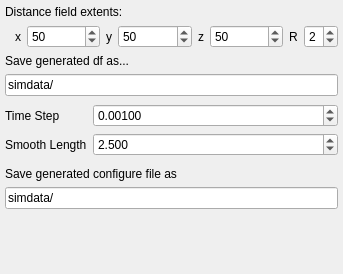
<?xml version="1.0" encoding="UTF-8"?>
<ui version="4.0">
 <class>SPHScnVarPage</class>
 <widget class="QWidget" name="SPHScnVarPage">
  <property name="geometry">
   <rect>
    <x>0</x>
    <y>0</y>
    <width>343</width>
    <height>274</height>
   </rect>
  </property>
  <property name="minimumSize">
   <size>
    <width>343</width>
    <height>274</height>
   </size>
  </property>
  <property name="windowTitle">
   <string>Form</string>
  </property>
  <layout class="QVBoxLayout" name="verticalLayout">
   <property name="margin">
    <number>5</number>
   </property>
   <item>
    <widget class="QStackedWidget" name="sw_funcpanel_">
     <property name="currentIndex">
      <number>0</number>
     </property>
     <widget class="QWidget" name="page_model_">
      <layout class="QGridLayout" name="gridLayout">
       <property name="leftMargin">
        <number>0</number>
       </property>
       <property name="topMargin">
        <number>0</number>
       </property>
       <property name="rightMargin">
        <number>0</number>
       </property>
       <property name="bottomMargin">
        <number>2</number>
       </property>
       <item row="0" column="0">
        <widget class="QLabel" name="label">
         <property name="text">
          <string>Distance field extents:</string>
         </property>
        </widget>
       </item>
       <item row="1" column="0">
        <layout class="QHBoxLayout" name="horizontalLayout">
         <property name="leftMargin">
          <number>10</number>
         </property>
         <item>
          <widget class="QLabel" name="label_3">
           <property name="text">
            <string>x</string>
           </property>
          </widget>
         </item>
         <item>
          <widget class="QSpinBox" name="sb_nbx_">
           <property name="sizePolicy">
            <sizepolicy hsizetype="MinimumExpanding" vsizetype="Fixed">
             <horstretch>0</horstretch>
             <verstretch>0</verstretch>
            </sizepolicy>
           </property>
           <property name="minimumSize">
            <size>
             <width>50</width>
             <height>0</height>
            </size>
           </property>
           <property name="minimum">
            <number>32</number>
           </property>
           <property name="maximum">
            <number>512</number>
           </property>
           <property name="singleStep">
            <number>8</number>
           </property>
           <property name="value">
            <number>50</number>
           </property>
          </widget>
         </item>
         <item>
          <widget class="QLabel" name="label_4">
           <property name="text">
            <string>y</string>
           </property>
          </widget>
         </item>
         <item>
          <widget class="QSpinBox" name="sb_nby_">
           <property name="sizePolicy">
            <sizepolicy hsizetype="MinimumExpanding" vsizetype="Fixed">
             <horstretch>0</horstretch>
             <verstretch>0</verstretch>
            </sizepolicy>
           </property>
           <property name="minimumSize">
            <size>
             <width>50</width>
             <height>0</height>
            </size>
           </property>
           <property name="minimum">
            <number>32</number>
           </property>
           <property name="maximum">
            <number>512</number>
           </property>
           <property name="singleStep">
            <number>8</number>
           </property>
           <property name="value">
            <number>50</number>
           </property>
          </widget>
         </item>
         <item>
          <widget class="QLabel" name="label_5">
           <property name="text">
            <string>z</string>
           </property>
          </widget>
         </item>
         <item>
          <widget class="QSpinBox" name="sb_nbz_">
           <property name="sizePolicy">
            <sizepolicy hsizetype="MinimumExpanding" vsizetype="Fixed">
             <horstretch>0</horstretch>
             <verstretch>0</verstretch>
            </sizepolicy>
           </property>
           <property name="minimumSize">
            <size>
             <width>50</width>
             <height>0</height>
            </size>
           </property>
           <property name="minimum">
            <number>32</number>
           </property>
           <property name="maximum">
            <number>512</number>
           </property>
           <property name="singleStep">
            <number>8</number>
           </property>
           <property name="value">
            <number>50</number>
           </property>
          </widget>
         </item>
         <item>
          <widget class="QLabel" name="label_15">
           <property name="text">
            <string>R</string>
           </property>
          </widget>
         </item>
         <item>
          <widget class="QSpinBox" name="sb_filter_r_">
           <property name="prefix">
            <string/>
           </property>
           <property name="maximum">
            <number>5</number>
           </property>
           <property name="value">
            <number>2</number>
           </property>
          </widget>
         </item>
        </layout>
       </item>
       <item row="2" column="0">
        <widget class="QLabel" name="label_9">
         <property name="text">
          <string>Save generated df as...</string>
         </property>
        </widget>
       </item>
       <item row="3" column="0">
        <widget class="QLineEdit" name="le_sdf_target_">
         <property name="toolTip">
          <string>Base name for the generated df file</string>
         </property>
         <property name="whatsThis">
          <string>Enter the filename for the generated distance field here. Only use relative pathes if any.</string>
         </property>
         <property name="text">
          <string>simdata/</string>
         </property>
        </widget>
       </item>
      </layout>
     </widget>
     <widget class="QWidget" name="page_df_">
      <layout class="QGridLayout" name="gridLayout_2">
       <property name="margin">
        <number>0</number>
       </property>
       <item row="0" column="0">
        <spacer name="verticalSpacer_2">
         <property name="orientation">
          <enum>Qt::Vertical</enum>
         </property>
         <property name="sizeHint" stdset="0">
          <size>
           <width>20</width>
           <height>46</height>
          </size>
         </property>
        </spacer>
       </item>
       <item row="1" column="0">
        <widget class="QLabel" name="label_6">
         <property name="text">
          <string>Distance field</string>
         </property>
        </widget>
       </item>
       <item row="2" column="0" colspan="2">
        <widget class="QLineEdit" name="le_sdf_file_"/>
       </item>
       <item row="2" column="2">
        <widget class="QToolButton" name="tb_opendf_">
         <property name="text">
          <string>...</string>
         </property>
        </widget>
       </item>
      </layout>
     </widget>
    </widget>
   </item>
   <item>
    <layout class="QGridLayout" name="gridLayout_4">
     <property name="bottomMargin">
      <number>5</number>
     </property>
     <item row="0" column="0">
      <widget class="QLabel" name="label_2">
       <property name="text">
        <string>Time Step</string>
       </property>
      </widget>
     </item>
     <item row="0" column="1">
      <widget class="QDoubleSpinBox" name="dsb_timestep_">
       <property name="sizePolicy">
        <sizepolicy hsizetype="Expanding" vsizetype="Fixed">
         <horstretch>0</horstretch>
         <verstretch>0</verstretch>
        </sizepolicy>
       </property>
       <property name="decimals">
        <number>5</number>
       </property>
       <property name="maximum">
        <double>10.000000000000000</double>
       </property>
       <property name="singleStep">
        <double>0.000100000000000</double>
       </property>
       <property name="value">
        <double>0.001000000000000</double>
       </property>
      </widget>
     </item>
     <item row="1" column="0">
      <widget class="QLabel" name="label_14">
       <property name="text">
        <string>Smooth Length</string>
       </property>
      </widget>
     </item>
     <item row="1" column="1">
      <widget class="QDoubleSpinBox" name="dsb_smooth_length_">
       <property name="sizePolicy">
        <sizepolicy hsizetype="Expanding" vsizetype="Fixed">
         <horstretch>0</horstretch>
         <verstretch>0</verstretch>
        </sizepolicy>
       </property>
       <property name="decimals">
        <number>3</number>
       </property>
       <property name="minimum">
        <double>1.000000000000000</double>
       </property>
       <property name="maximum">
        <double>10.000000000000000</double>
       </property>
       <property name="singleStep">
        <double>0.100000000000000</double>
       </property>
       <property name="value">
        <double>2.500000000000000</double>
       </property>
      </widget>
     </item>
    </layout>
   </item>
   <item>
    <widget class="QLabel" name="label_7">
     <property name="text">
      <string>Save generated configure file as</string>
     </property>
    </widget>
   </item>
   <item>
    <widget class="QLineEdit" name="le_target_">
     <property name="toolTip">
      <string>Base name for the generated df file</string>
     </property>
     <property name="whatsThis">
      <string>Enter the filename for the generated distance field here. Only use relative pathes if any.</string>
     </property>
     <property name="text">
      <string>simdata/</string>
     </property>
    </widget>
   </item>
   <item>
    <spacer name="verticalSpacer">
     <property name="orientation">
      <enum>Qt::Vertical</enum>
     </property>
     <property name="sizeHint" stdset="0">
      <size>
       <width>20</width>
       <height>13</height>
      </size>
     </property>
    </spacer>
   </item>
  </layout>
 </widget>
 <tabstops>
  <tabstop>le_target_</tabstop>
  <tabstop>le_sdf_file_</tabstop>
  <tabstop>tb_opendf_</tabstop>
  <tabstop>dsb_timestep_</tabstop>
  <tabstop>dsb_smooth_length_</tabstop>
 </tabstops>
 <resources/>
 <connections/>
</ui>
